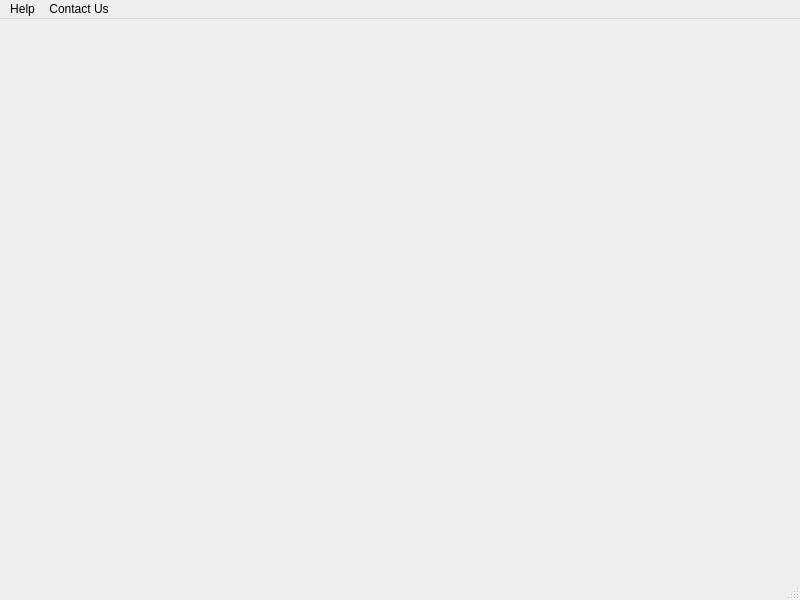
<?xml version="1.0" encoding="UTF-8"?>
<ui version="4.0">
 <class>MainWindow</class>
 <widget class="QMainWindow" name="MainWindow">
  <property name="geometry">
   <rect>
    <x>0</x>
    <y>0</y>
    <width>800</width>
    <height>600</height>
   </rect>
  </property>
  <property name="windowTitle">
   <string>MainWindow</string>
  </property>
  <property name="styleSheet">
   <string notr="true">#graphicsView{
background-color:#B3F4D4;
border-radius:50px;
}</string>
  </property>
  <widget class="QWidget" name="centralwidget"/>
  <widget class="QMenuBar" name="menubar">
   <property name="geometry">
    <rect>
     <x>0</x>
     <y>0</y>
     <width>800</width>
     <height>22</height>
    </rect>
   </property>
   <widget class="QMenu" name="menuHelp">
    <property name="title">
     <string>Help</string>
    </property>
    <addaction name="actionHelp"/>
   </widget>
   <widget class="QMenu" name="menuContact_Us">
    <property name="title">
     <string>Contact Us</string>
    </property>
    <addaction name="actionContact_Us"/>
   </widget>
   <addaction name="menuHelp"/>
   <addaction name="menuContact_Us"/>
  </widget>
  <widget class="QStatusBar" name="statusbar"/>
  <action name="actionHelp">
   <property name="text">
    <string>Help</string>
   </property>
  </action>
  <action name="actionContact_Us">
   <property name="text">
    <string>Contact Us</string>
   </property>
  </action>
 </widget>
 <resources/>
 <connections/>
</ui>
